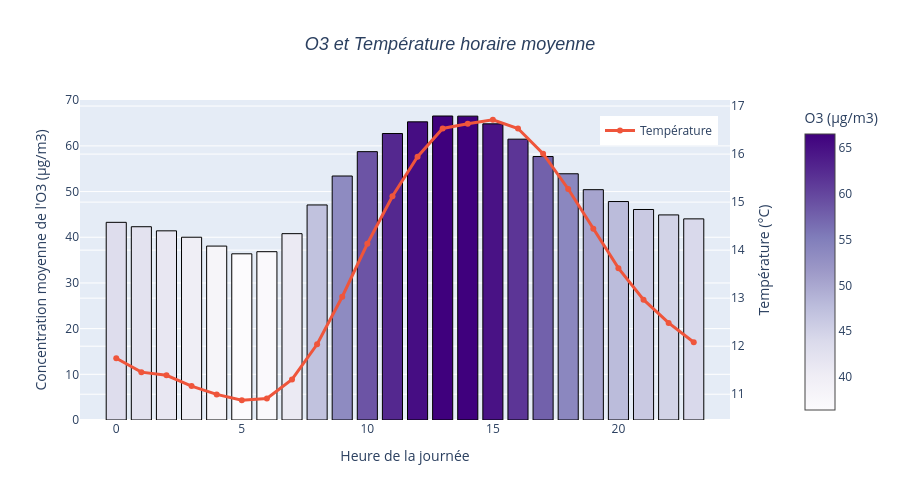
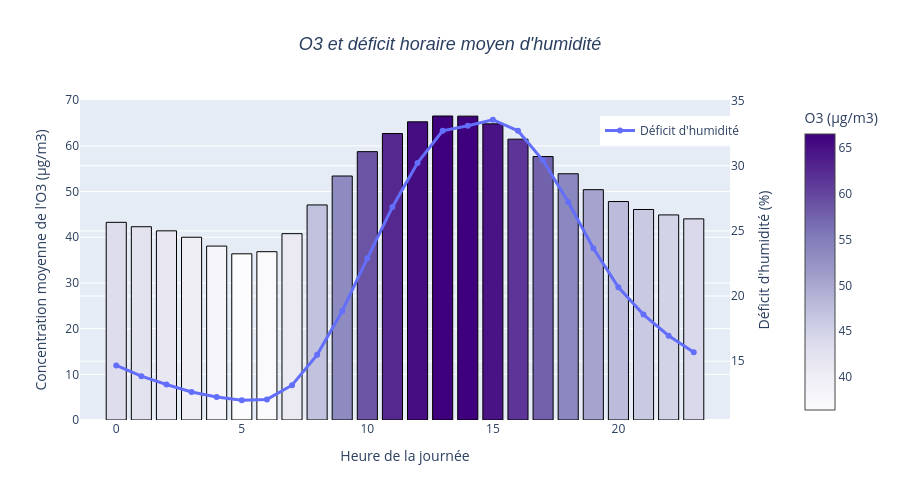
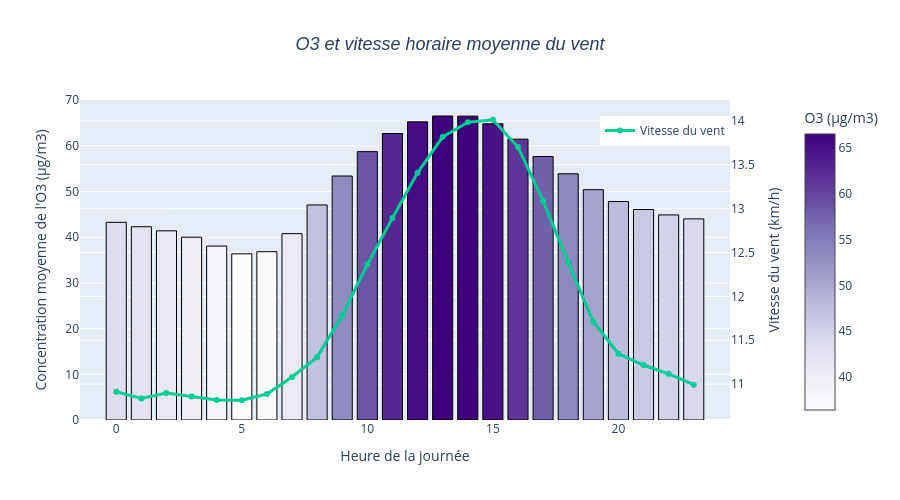

Notebook code cell kept with these figures, in order:
### Markdown cell above
Il apparaît effectivement que la concentration est plus forte l'après-midi alors superposons les courbes de variations horaires des températures moyennes, vitesse moyenne du vent et déficit moyen d'humidité pour une meilleure visualisation :

### Code cell
figT = go.Figure()

# Pour garder l'intensité des couleurs du barplot de l'O3
colorscale = px.colors.sequential.Purples
o3_norm = (moyennes_horaires["O3"] - moyennes_horaires["O3"].min()) / \
          (moyennes_horaires["O3"].max() - moyennes_horaires["O3"].min())
color_indices = (o3_norm * (len(colorscale)-1)).round().astype(int)
bar_colors = [colorscale[i] for i in color_indices]

# Barplot O3
figT.add_trace(go.Bar(x=moyennes_horaires["heure"], y=moyennes_horaires["O3"], name="O3",
                      showlegend = False,
                      marker=dict(
            color=moyennes_horaires["O3"],  # valeurs qui pilotent le dégradé
            colorscale="Purples",
            line=dict(color='black', width=1),
            colorbar=dict(title="O3 (µg/m3)", x=1.1)  # légende du gradient
        ), yaxis="y1"))

# Température
figT.add_trace(go.Scatter(x=moyennes_horaires["heure"], y=moyennes_horaires["temperature"], name="Température",
                                 mode="lines+markers", line=dict(color=palette_default[1], width=3), yaxis="y2"))

# Axes
figT.update_layout(title=dict(text="O3 et Température horaire moyenne", x=0.5,
                                     font=dict(size=18, family='Arial', style='italic')),
                          xaxis=dict(title="Heure de la journée"),
                          yaxis=dict(title="Concentration moyenne de l'O3 (µg/m3)", side="left"),
                          yaxis2=dict(title="Température (°C)", overlaying="y", side="right"),
                          height=500, legend=dict(x=.8, y=.95))

figT.show()


# Déficit d'humidité
figH = go.Figure()

figH.add_trace(go.Bar(
    x=moyennes_horaires["heure"],
    y=moyennes_horaires["O3"],
    showlegend=False,
    marker=dict(
        color=moyennes_horaires["O3"],
        colorscale="Purples",
        line=dict(color="black", width=1),
        colorbar=dict(title="O3 (µg/m3)", x=1.1)
    ),
    yaxis="y1"
))

figH.add_trace(go.Scatter(
    x=moyennes_horaires["heure"],
    y=100 - moyennes_horaires["humidity"],
    name="Déficit d'humidité",
    mode="lines+markers",
    line=dict(color=palette_default[0], width=3),
    yaxis="y2"
))

figH.update_layout(
    title=dict(text="O3 et déficit horaire moyen d'humidité", x=0.5,
               font=dict(size=18, family="Arial", style="italic")),
    xaxis=dict(title="Heure de la journée"),
    yaxis=dict(title="Concentration moyenne de l'O3 (µg/m3)", side="left"),
    yaxis2=dict(title="Déficit d'humidité (%)", overlaying="y", side="right"),
    height=500,
    legend=dict(x=.8, y=.95)
)

figH.show()


# Vent

figV = go.Figure()

figV.add_trace(go.Bar(
    x=moyennes_horaires["heure"],
    y=moyennes_horaires["O3"],
    showlegend=False,
    marker=dict(
        color=moyennes_horaires["O3"],
        colorscale="Purples",
        line=dict(color="black", width=1),
        colorbar=dict(title="O3 (µg/m3)", x=1.1)
    ),
    yaxis="y1"
))

figV.add_trace(go.Scatter(
    x=moyennes_horaires["heure"],
    y=moyennes_horaires["windspeed"],
    name="Vitesse du vent",
    mode="lines+markers",
    line=dict(color=palette_default[2], width=3),
    yaxis="y2"
))

figV.update_layout(
    title=dict(text="O3 et vitesse horaire moyenne du vent", x=0.5,
               font=dict(size=18, family="Arial", style="italic")),
    xaxis=dict(title="Heure de la journée"),
    yaxis=dict(title="Concentration moyenne de l'O3 (µg/m3)", side="left"),
    yaxis2=dict(title="Vitesse du vent (km/h)", overlaying="y", side="right"),
    height=500,
    legend=dict(x=.8, y=.95)
)

figV.show()

### Figure 1 — Plotly figure (JSON) as saved in the notebook; plotly's stock layout.template omitted (floating-point values rounded to 4 significant figures)
{"data": [{"marker": {"color": [43.27, 42.31, 41.41, 40.01, 38.07, 36.38, 36.84, 40.79, 47.07, 53.41, 58.74, 62.71, 65.27, 66.54, 66.51, 64.83, 61.47, 57.67, 53.9, 50.42, 47.82, 46.08, 44.89, 44.03], "colorbar": {"title": {"text": "O3 (µg/m3)"}, "x": 1.1}, "colorscale": [[0, "rgb(252,251,253)"], [0.125, "rgb(239,237,245)"], [0.25, "rgb(218,218,235)"], [0.375, "rgb(188,189,220)"], [0.5, "rgb(158,154,200)"], [0.625, "rgb(128,125,186)"], [0.75, "rgb(106,81,163)"], [0.875, "rgb(84,39,143)"], [1, "rgb(63,0,125)"]], "line": {"color": "black", "width": 1}}, "name": "O3", "showlegend": false, "type": "bar", "x": [0, 1, 2, 3, 4, 5, 6, 7, 8, 9, 10, 11, 12, 13, 14, 15, 16, 17, 18, 19, 20, 21, 22, 23], "y": [43.27, 42.31, 41.41, 40.01, 38.07, 36.38, 36.84, 40.79, 47.07, 53.41, 58.74, 62.71, 65.27, 66.54, 66.51, 64.83, 61.47, 57.67, 53.9, 50.42, 47.82, 46.08, 44.89, 44.03], "yaxis": "y"}, {"line": {"color": "#EF553B", "width": 3}, "mode": "lines+markers", "name": "Température", "type": "scatter", "x": [0, 1, 2, 3, 4, 5, 6, 7, 8, 9, 10, 11, 12, 13, 14, 15, 16, 17, 18, 19, 20, 21, 22, 23], "y": [11.75, 11.46, 11.39, 11.17, 11.0, 10.87, 10.91, 11.31, 12.04, 13.03, 14.13, 15.12, 15.94, 16.53, 16.63, 16.72, 16.53, 16.01, 15.27, 14.45, 13.63, 12.97, 12.48, 12.08], "yaxis": "y2"}], "layout": {"height": 500, "legend": {"x": 0.8, "y": 0.95}, "title": {"font": {"family": "Arial", "size": 18, "style": "italic"}, "text": "O3 et Température horaire moyenne", "x": 0.5}, "xaxis": {"title": {"text": "Heure de la journée"}}, "yaxis": {"side": "left", "title": {"text": "Concentration moyenne de l'O3 (µg/m3)"}}, "yaxis2": {"overlaying": "y", "side": "right", "title": {"text": "Température (°C)"}}}}

### Figure 2 — Plotly figure (JSON) as saved in the notebook; plotly's stock layout.template omitted (floating-point values rounded to 4 significant figures)
{"data": [{"marker": {"color": [43.27, 42.31, 41.41, 40.01, 38.07, 36.38, 36.84, 40.79, 47.07, 53.41, 58.74, 62.71, 65.27, 66.54, 66.51, 64.83, 61.47, 57.67, 53.9, 50.42, 47.82, 46.08, 44.89, 44.03], "colorbar": {"title": {"text": "O3 (µg/m3)"}, "x": 1.1}, "colorscale": [[0, "rgb(252,251,253)"], [0.125, "rgb(239,237,245)"], [0.25, "rgb(218,218,235)"], [0.375, "rgb(188,189,220)"], [0.5, "rgb(158,154,200)"], [0.625, "rgb(128,125,186)"], [0.75, "rgb(106,81,163)"], [0.875, "rgb(84,39,143)"], [1, "rgb(63,0,125)"]], "line": {"color": "black", "width": 1}}, "showlegend": false, "type": "bar", "x": [0, 1, 2, 3, 4, 5, 6, 7, 8, 9, 10, 11, 12, 13, 14, 15, 16, 17, 18, 19, 20, 21, 22, 23], "y": [43.27, 42.31, 41.41, 40.01, 38.07, 36.38, 36.84, 40.79, 47.07, 53.41, 58.74, 62.71, 65.27, 66.54, 66.51, 64.83, 61.47, 57.67, 53.9, 50.42, 47.82, 46.08, 44.89, 44.03], "yaxis": "y"}, {"line": {"color": "#636EFA", "width": 3}, "mode": "lines+markers", "name": "Déficit d'humidité", "type": "scatter", "x": [0, 1, 2, 3, 4, 5, 6, 7, 8, 9, 10, 11, 12, 13, 14, 15, 16, 17, 18, 19, 20, 21, 22, 23], "y": [14.67, 13.85, 13.21, 12.64, 12.24, 12.0, 12.07, 13.16, 15.48, 18.86, 22.9, 26.84, 30.22, 32.68, 33.08, 33.53, 32.68, 30.4, 27.22, 23.67, 20.67, 18.57, 16.95, 15.68], "yaxis": "y2"}], "layout": {"height": 500, "legend": {"x": 0.8, "y": 0.95}, "title": {"font": {"family": "Arial", "size": 18, "style": "italic"}, "text": "O3 et déficit horaire moyen d'humidité", "x": 0.5}, "xaxis": {"title": {"text": "Heure de la journée"}}, "yaxis": {"side": "left", "title": {"text": "Concentration moyenne de l'O3 (µg/m3)"}}, "yaxis2": {"overlaying": "y", "side": "right", "title": {"text": "Déficit d'humidité (%)"}}}}

### Figure 3 — Plotly figure (JSON) as saved in the notebook; plotly's stock layout.template omitted (floating-point values rounded to 4 significant figures)
{"data": [{"marker": {"color": [43.27, 42.31, 41.41, 40.01, 38.07, 36.38, 36.84, 40.79, 47.07, 53.41, 58.74, 62.71, 65.27, 66.54, 66.51, 64.83, 61.47, 57.67, 53.9, 50.42, 47.82, 46.08, 44.89, 44.03], "colorbar": {"title": {"text": "O3 (µg/m3)"}, "x": 1.1}, "colorscale": [[0, "rgb(252,251,253)"], [0.125, "rgb(239,237,245)"], [0.25, "rgb(218,218,235)"], [0.375, "rgb(188,189,220)"], [0.5, "rgb(158,154,200)"], [0.625, "rgb(128,125,186)"], [0.75, "rgb(106,81,163)"], [0.875, "rgb(84,39,143)"], [1, "rgb(63,0,125)"]], "line": {"color": "black", "width": 1}}, "showlegend": false, "type": "bar", "x": [0, 1, 2, 3, 4, 5, 6, 7, 8, 9, 10, 11, 12, 13, 14, 15, 16, 17, 18, 19, 20, 21, 22, 23], "y": [43.27, 42.31, 41.41, 40.01, 38.07, 36.38, 36.84, 40.79, 47.07, 53.41, 58.74, 62.71, 65.27, 66.54, 66.51, 64.83, 61.47, 57.67, 53.9, 50.42, 47.82, 46.08, 44.89, 44.03], "yaxis": "y"}, {"line": {"color": "#00CC96", "width": 3}, "mode": "lines+markers", "name": "Vitesse du vent", "type": "scatter", "x": [0, 1, 2, 3, 4, 5, 6, 7, 8, 9, 10, 11, 12, 13, 14, 15, 16, 17, 18, 19, 20, 21, 22, 23], "y": [10.91, 10.84, 10.9, 10.86, 10.82, 10.82, 10.89, 11.08, 11.31, 11.79, 12.36, 12.89, 13.41, 13.82, 13.98, 14.01, 13.7, 13.09, 12.39, 11.71, 11.35, 11.22, 11.12, 10.99], "yaxis": "y2"}], "layout": {"height": 500, "legend": {"x": 0.8, "y": 0.95}, "title": {"font": {"family": "Arial", "size": 18, "style": "italic"}, "text": "O3 et vitesse horaire moyenne du vent", "x": 0.5}, "xaxis": {"title": {"text": "Heure de la journée"}}, "yaxis": {"side": "left", "title": {"text": "Concentration moyenne de l'O3 (µg/m3)"}}, "yaxis2": {"overlaying": "y", "side": "right", "title": {"text": "Vitesse du vent (km/h)"}}}}
